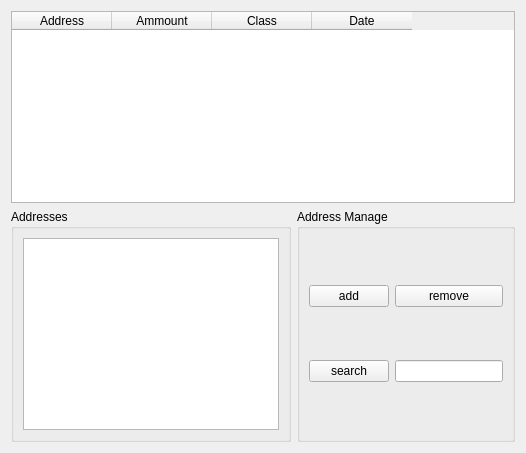
          <widget class="QWidget" name="tab_16">
           <attribute name="title">
            <string>Addresses</string>
           </attribute>
           <layout class="QGridLayout" name="gridLayout_21">
            <item row="0" column="0" colspan="2">
             <widget class="QTableWidget" name="AddressesList">
              <property name="styleSheet">
               <string notr="true"/>
              </property>
              <column>
               <property name="text">
                <string>Address</string>
               </property>
              </column>
              <column>
               <property name="text">
                <string>Ammount</string>
               </property>
              </column>
              <column>
               <property name="text">
                <string>Class</string>
               </property>
              </column>
              <column>
               <property name="text">
                <string>Date</string>
               </property>
              </column>
             </widget>
            </item>
            <item row="1" column="0">
             <widget class="QGroupBox" name="groupBox_6">
              <property name="title">
               <string>Addresses</string>
              </property>
              <layout class="QGridLayout" name="gridLayout_17">
               <item row="0" column="0">
                <widget class="QTreeView" name="treeView"/>
               </item>
              </layout>
             </widget>
            </item>
            <item row="1" column="1">
             <widget class="QGroupBox" name="groupBox_19">
              <property name="title">
               <string>Address Manage</string>
              </property>
              <layout class="QGridLayout" name="gridLayout_30">
               <item row="0" column="0">
                <widget class="QPushButton" name="walletCreateAddress">
                 <property name="text">
                  <string>add</string>
                 </property>
                </widget>
               </item>
               <item row="0" column="1">
                <widget class="QPushButton" name="pushButton_15">
                 <property name="text">
                  <string>remove</string>
                 </property>
                </widget>
               </item>
               <item row="1" column="0">
                <widget class="QPushButton" name="addresssearch">
                 <property name="text">
                  <string>search</string>
                 </property>
                </widget>
               </item>
               <item row="1" column="1">
                <widget class="QLineEdit" name="lineEdit_5"/>
               </item>
              </layout>
             </widget>
            </item>
           </layout>
          </widget>
